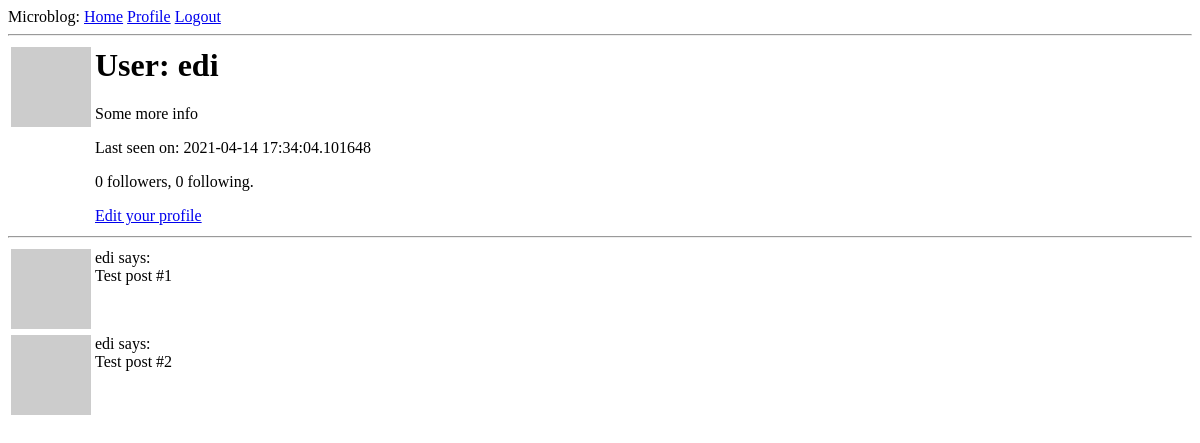
/user/edi (signed in), run on an earlier commit of the app's database.
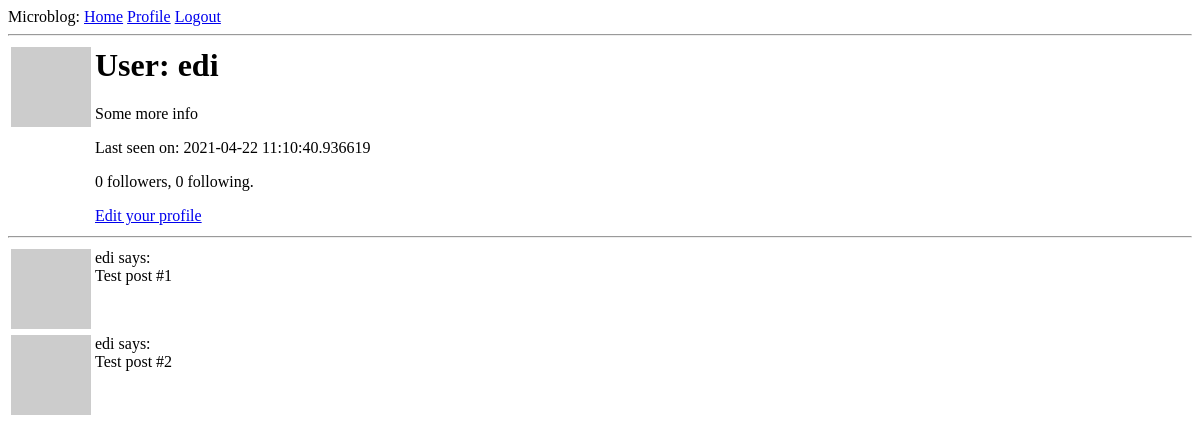
And on a later commit of the database.
### app/models.py (models this page shows, shortened)
class User(UserMixin, db.Model):
    id = db.Column(db.Integer, primary_key=True)
    username = db.Column(db.String(64), index=True, unique=True)
    email = db.Column(db.String(120), index=True, unique=True)
    password_hash = db.Column(db.String(128))
    """
    user.posts will retrieve all the Posts made by this User
    post.author will retrieve the User that made the Post
    """
    posts = db.relationship("Post", backref="author", lazy="dynamic")
    about_me = db.Column(db.String(140))
    last_seen = db.Column(db.DateTime, default = datetime.utcnow)
    """
    Define many-to-many relationship between User instances.
    user1 = user2 has the meaning of: user1 is following user2
        * secondary = sets association table defined above
        * primaryjoin = links follower with association table
        * secondaryjoin = links followed with association table
    """
    followed = db.relationship(
        "User", secondary = followers,
        primaryjoin=(followers.c.follower_id == id),
        secondaryjoin=(followers.c.followed_id == id),
        backref=db.backref("followers", lazy = "dynamic"), lazy = "dynamic")
    def avatar(self, size):
        digest = md5(self.email.lower().encode("utf-8")).hexdigest()
        return "https://www.gravatar.com/avatar/{}?d=identicon&s={}".format(digest, size)

### app/routes.py (the view)
@app.route("/user/<username>")
@login_required
def user(username):
    form = EmptyFollowForm()
    user = User.query.filter_by(username = username).first_or_404()
    posts = [
        {"author": user, "body": "Test post #1"},
        {"author": user, "body": "Test post #2"}
    ]
    return render_template("user.html", user = user, posts = posts, form = form)

### app/models.py (called while the page is built)
@login.user_loader
def load_user(id):
    return User.query.get(int(id))

### app/routes.py (called while the page is built)
@app.before_request
def before_request():
    if current_user.is_authenticated:
        current_user.last_seen = datetime.utcnow()
        db.session.commit()

### app/templates/user.html (shortened to what this page needs)
{% extends "base.html" %}
{% block content %}
<table>
    <tr valign="top">
        <td><img src="{{ user.avatar(128) }}"</td>
        <td>
            <h1>User: {{ user.username }}</h1>
            {% if user.about_me %}
                <p>{{ user.about_me }}</p>
            {% endif %}
            {% if user.last_seen %}
                <p>Last seen on: {{ user.last_seen }}</p>
            {% endif %}
            <p>{{ user.followers.count() }} followers, {{ user.followed.count() }} following.</p>
            {% if user == current_user %}
                <p><a href="{{ url_for('edit_profile') }}">Edit your profile</a></p>
            {% endif %}
        </td>
    </tr>
</table>
<hr>
{% for post in posts %}
    {% include "sub_post.html" %}
{% endfor %}
{% endblock %}

### app/templates/base.html (shortened to what this page needs)
<html>
    <head>
    </head>
    <body>
        <div>Microblog:
            <a href={{ url_for("index") }}>Home</a>
            {% if current_user.is_anonymous %}
            <a href={{ url_for("login") }}>Login</a>
            {% else %}
            <a href="{{ url_for('user', username=current_user.username) }}">Profile</a>
            <a href={{ url_for("logout") }}>Logout</a>
            {% endif %}
        </div>
        <hr>
        {% block content %}{% endblock %}
    </body>
</html>

### app/templates/sub_post.html
<table>
    <tr valign="top">
        <td><img src="{{ post.author.avatar(32) }}"</td>
        <td><p>{{ post.author.username }} says:<br>{{ post.body }}</p></td>
    </tr>
</table>

What changed in the data, as far as the page shows it:
changed User "edi": last_seen "2021-04-14 17:34:04.101648" → "2021-04-22 11:10:40.936619"
